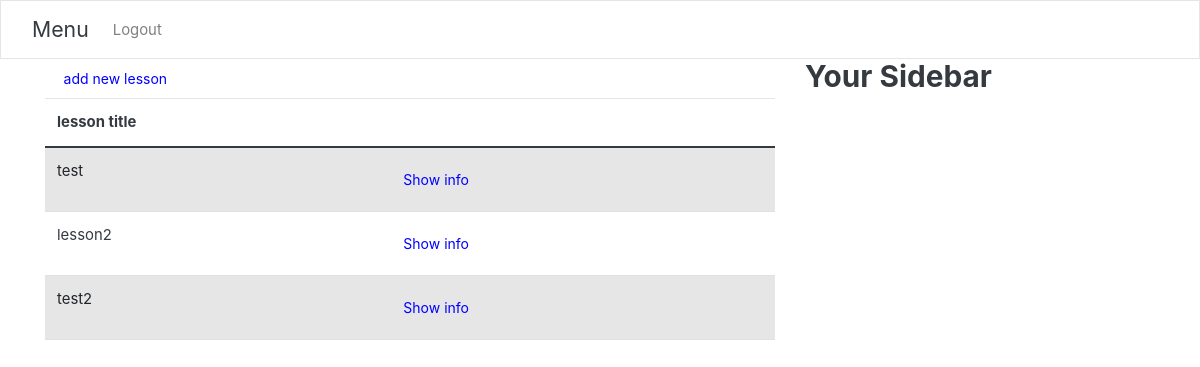
Page /show_teacher_lessons (signed in) on the earlier database version.
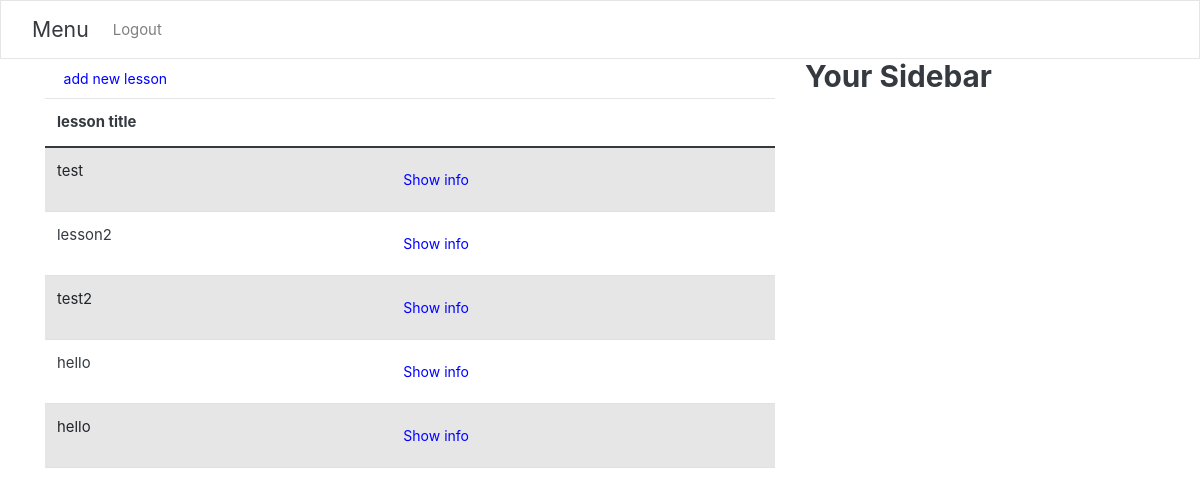
Same page on the later database version.
### kindergarten/models.py (models this page shows)
class lesson(models.Model):
    garten=models.ForeignKey(Kindergarten, blank=True, null=True,on_delete=models.SET_NULL)
    video_file = models.FileField(upload_to='video/%y')
    title = models.CharField(max_length=100)
    desc = models.TextField()
    quiz=models.OneToOneField(Quiz, on_delete=models.CASCADE)

### kindergarten/views.py (the view)
# urls.py: path('show_teacher_lessons',show_teacher_lessons,name="teacher_lessons"),
@login_required
def show_teacher_lessons(req):
    lessons=lesson.objects.all()
    return render(req,'kindergarten/teacher_lessons.html',{'lessons':lessons})

### kindergarten/templates/kindergarten/teacher_lessons.html
{% extends "users/base.html" %}
{% block content %}
<div class="content-section">
<a href="{% url 'add_lesson' %}" style="color:blue" class="btn">add new lesson</a>
<table class="table table-striped">
<thead>
    <tr>
        <th scope="col">lesson title </th>
        <th scope="col"></th>
    </tr>
</thead>
<tbody>
{% for lesson in lessons %}
<tr>
    <td>{{lesson.title}}</td>
    <td><a href="{% url 'lesson_info' id=lesson.id %}" style="color:blue" class="btn">Show info</a></td>
  </tr>
{%endfor%}
</tbody>
</table>
</div>
{%endblock%}

Differences in the rows shown:
added lesson: title "hello"
added lesson: title "hello"
